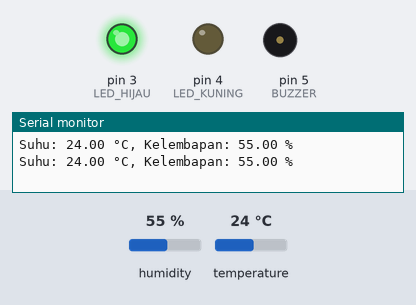
The sketch below on a simulated Arduino Uno, built with avr-gcc and run on an emulated ATmega328P. Shown: output pins drawn as LEDs (lit = HIGH), buzzer (waves = sounding, pin HIGH), the last lines printed to the serial monitor. The inputs (shaded band) are chosen by the test bench; at power-on: temperature 24 °C, humidity 55 %.

Above: at 2.8 s.
2.9 s: temperature set to 21 °C
5.6 s: temperature set to 18 °C
At 6.4 s:
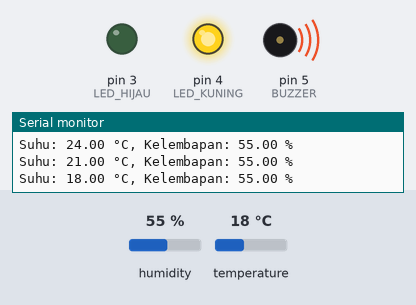
8.3 s: temperature set to 28 °C
At 11.2 s:
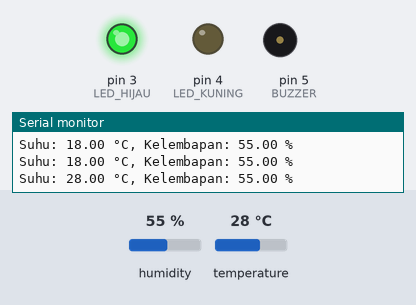
11.6 s: temperature set to 12 °C
At 12.4 s:
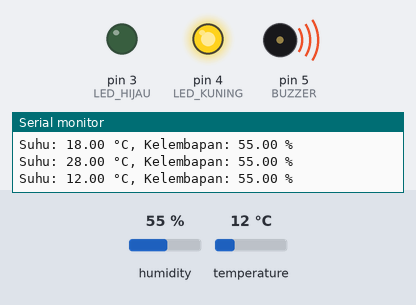
Timing chart, 0 to 14.6 s (numbered marks = the images above; inputs shaded):
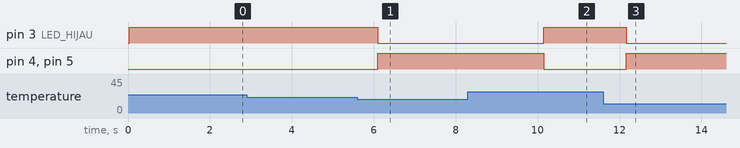

Measured:
- the behaviour switches between 20 and 19 °C on temperature (found by bisection; images 0 and 1)
- after the input at 5.6 s, pin 3 (LED_HIJAU): HIGH → LOW after 0.50 s; pin 4 (LED_KUNING), pin 5 (BUZZER): LOW → HIGH after 0.50 s
- after the input at 8.3 s, pin 3 (LED_HIJAU): LOW → HIGH after 1.8 s; pin 4 (LED_KUNING), pin 5 (BUZZER): HIGH → LOW after 1.8 s
- after the input at 11.6 s, pin 3 (LED_HIJAU): HIGH → LOW after 0.57 s; pin 4 (LED_KUNING), pin 5 (BUZZER): LOW → HIGH after 0.57 s

The sketch:

Report_DHT11.ino
```cpp
#include <DHT.h> // Mengimpor library DHT

#define DHTPIN 2          // Pin yang terhubung ke sensor DHT11
#define DHTTYPE DHT11     // Menentukan tipe sensor DHT yang digunakan

DHT dht(DHTPIN, DHTTYPE); // Membuat objek DHT

// Mendefinisikan pin untuk LED dan buzzer
#define LED_HIJAU 3       // Pin untuk LED hijau
#define LED_KUNING 4      // Pin untuk LED kuning
#define BUZZER 5          // Pin untuk buzzer

void setup() {
  Serial.begin(9600);      // Memulai komunikasi serial
  dht.begin();             // Memulai sensor DHT
  pinMode(LED_HIJAU, OUTPUT); // Mengatur pin LED hijau sebagai output
  pinMode(LED_KUNING, OUTPUT); // Mengatur pin LED kuning sebagai output
  pinMode(BUZZER, OUTPUT); // Mengatur pin buzzer sebagai output
}

void loop() {
  // Membaca suhu dan kelembapan dari sensor DHT
  float suhu = dht.readTemperature(); // Membaca suhu dalam Celsius
  float kelembapan = dht.readHumidity(); // Membaca kelembapan

  // Memeriksa apakah pembacaan gagal dan keluar jika gagal
  if (isnan(suhu) || isnan(kelembapan)) {
    Serial.println("Gagal membaca dari sensor DHT!");
    return;
  }

  // Menampilkan suhu dan kelembapan ke Serial Monitor
  Serial.print("Suhu: ");
  Serial.print(suhu);
  Serial.print(" °C, Kelembapan: ");
  Serial.print(kelembapan);
  Serial.println(" %");

  // Mengatur batas suhu normal
  float suhuMin = 20.0; // Batas suhu minimum (misalnya 20°C)
  float suhuMax = 30.0; // Batas suhu maksimum (misalnya 30°C)

  // Memeriksa kondisi suhu
  if (suhu < suhuMin || suhu > suhuMax) {
    // Jika suhu terlalu dingin atau panas
    digitalWrite(LED_KUNING, HIGH); // Nyalakan LED kuning
    digitalWrite(BUZZER, HIGH);      // Nyalakan buzzer
    digitalWrite(LED_HIJAU, LOW);    // Matikan LED hijau
  } else {
    // Jika suhu dalam rentang normal
    digitalWrite(LED_HIJAU, HIGH);   // Nyalakan LED hijau
    digitalWrite(BUZZER, LOW);        // Matikan buzzer
    digitalWrite(LED_KUNING, LOW);    // Matikan LED kuning
  }

  delay(2000); // Tunggu 2 detik sebelum membaca lagi
}
```
